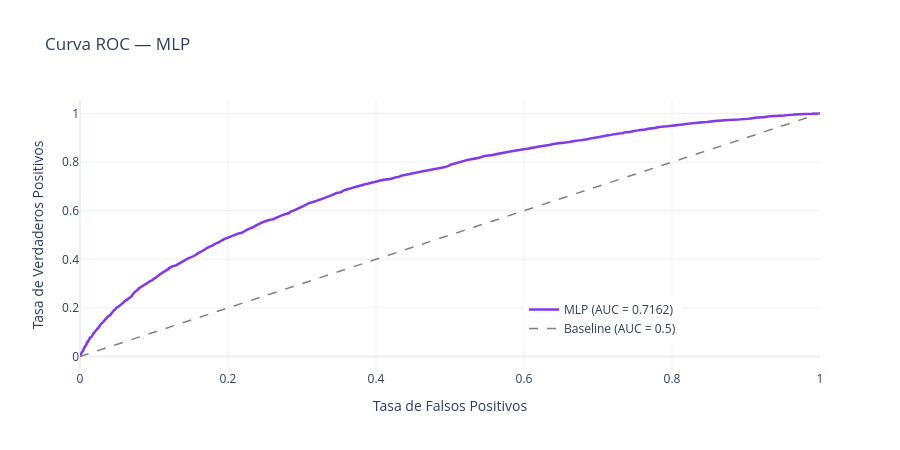

Notebook cell for this chart:
### Code cell
# -- Visualización 3: Curva ROC ----------------------------------------------
fpr, tpr, _ = roc_curve(y_test_bin, y_proba)

fig_roc = go.Figure()
fig_roc.add_trace(go.Scatter(
    x=fpr,
    y=tpr,
    mode='lines',
    name=f'MLP (AUC = {auc:.4f})',
    line=dict(color='#8338EC', width=2.5)
))

fig_roc.add_trace(go.Scatter(
    x=[0,1],
    y=[0,1],
    mode='lines',
    name='Baseline (AUC = 0.5)',
    line=dict(color='gray', width=1.5, dash='dash')
))

fig_roc.update_layout(
    title='Curva ROC — MLP',
    xaxis_title='Tasa de Falsos Positivos',
    yaxis_title='Tasa de Verdaderos Positivos',
    height=450,
    template='plotly_white',
    legend=dict(x=0.6, y=0.1)
)

fig_roc.show()

### Figure 1 — Plotly figure (JSON) as saved in the notebook; plotly's stock layout.template omitted (floating-point values rounded to 4 significant figures; data arrays with more than 128 entries replaced by an {"elided": "..."} marker saying what was removed)
{"data": [{"line": {"color": "#8338EC", "width": 2.5}, "mode": "lines", "name": "MLP (AUC = 0.7162)", "type": "scatter", "x": {"elided": "5162 float values"}, "y": {"elided": "5162 float values"}}, {"line": {"color": "gray", "dash": "dash", "width": 1.5}, "mode": "lines", "name": "Baseline (AUC = 0.5)", "type": "scatter", "x": [0, 1], "y": [0, 1]}], "layout": {"height": 450, "legend": {"x": 0.6, "y": 0.1}, "title": {"text": "Curva ROC — MLP"}, "xaxis": {"title": {"text": "Tasa de Falsos Positivos"}}, "yaxis": {"title": {"text": "Tasa de Verdaderos Positivos"}}}}
